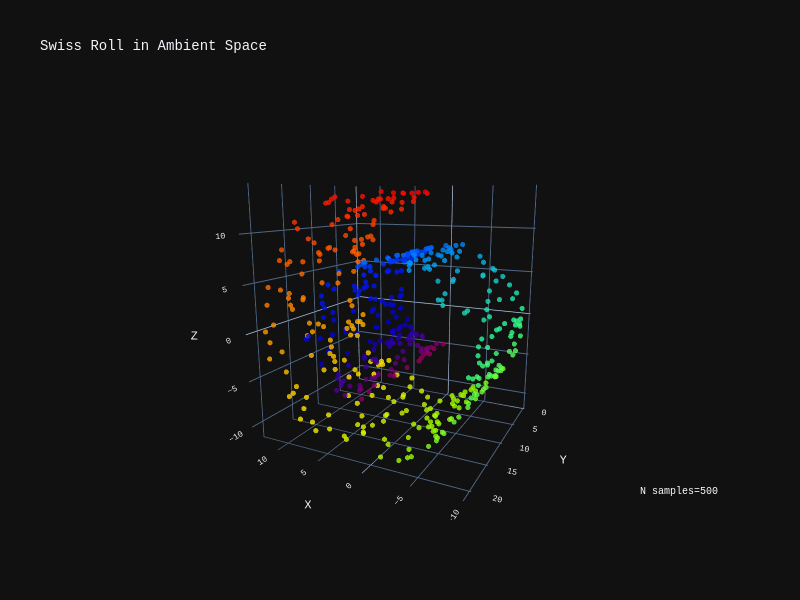

The notebook cell saved with this chart:
### Markdown cell above
## N-samples = 500

### Code cell
n_samples = 500
sr_points, sr_color = Utils.generate_swiss_roll(
    n_samples=n_samples, noise=0.0, plot="plotly", save_fig=False
)

### Figure 1 — Plotly figure (JSON) as saved in the notebook; plotly's stock layout.template omitted (floating-point values rounded to 4 significant figures; data arrays with more than 128 entries replaced by an {"elided": "..."} marker saying what was removed)
{"data": [{"marker": {"color": {"elided": "500 float values"}, "colorscale": [[0, "rgb(150,0,90)"], [0.125, "rgb(0,0,200)"], [0.25, "rgb(0,25,255)"], [0.375, "rgb(0,152,255)"], [0.5, "rgb(44,255,150)"], [0.625, "rgb(151,255,0)"], [0.75, "rgb(255,234,0)"], [0.875, "rgb(255,111,0)"], [1, "rgb(255,0,0)"]], "opacity": 0.8, "size": 3}, "mode": "markers", "scene": "scene", "type": "scatter3d", "x": {"elided": "500 float values"}, "y": {"elided": "500 float values"}, "z": {"elided": "500 float values"}}], "layout": {"annotations": [{"font": {"color": "white"}, "showarrow": false, "text": "N samples=500", "x": 1, "xref": "paper", "y": 0.05, "yref": "paper"}], "font": {"family": "Courier New, monospace", "size": 10}, "height": 600, "scene": {"camera": {"eye": {"x": -1, "y": 2, "z": 0.5}}, "domain": {"x": [0, 1], "y": [0, 1]}, "xaxis": {"title": {"text": "X"}}, "yaxis": {"title": {"text": "Y"}}, "zaxis": {"title": {"text": "Z"}}}, "title": {"text": "Swiss Roll in Ambient Space"}, "width": 800}}
